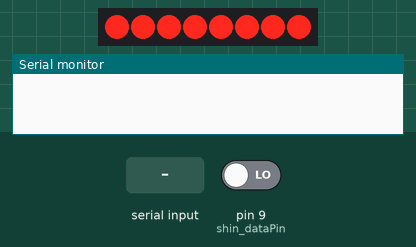
This sketch was run on a simulated Arduino Uno, built with avr-gcc and run on an emulated ATmega328P. Shown: 8 shift-register outputs drawn as a row of LEDs (first output left, lit = HIGH), the last lines printed to the serial monitor. Wiring (inferred from the names in the program): shift register (74HC595): data pin 10; shift clock pin 7. Wiring (inferred from the signals the program sends): row of LEDs: on Q0, Q1, Q2, Q3, Q4, Q5, Q6, Q7. The inputs (shaded band) are chosen by the test bench; at power-on: pin 9 (shin_dataPin) LOW.

Above: at 1.2 s.
1.3 s: "1\n" received over Serial
2.8 s: byte 113 ('q') received over Serial
At 2.96 s:
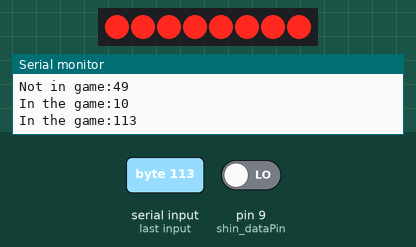
5.8 s: "30,150\n" received over Serial
7.3 s: pin 9 (shin_dataPin) driven HIGH
At 8.4 s:
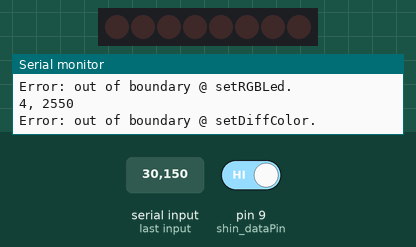
8.8 s: "q90\n" received over Serial
At 9.46 s:
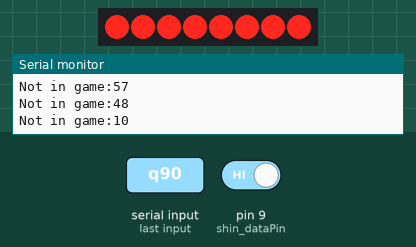
Timing chart, 0 to 12.5 s (numbered marks = the images above; inputs shaded):
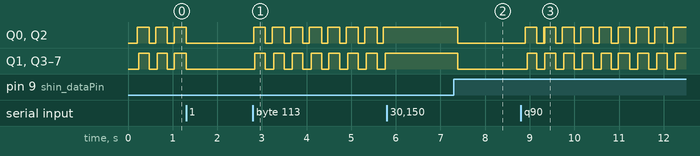

Measured:
- after the input at 2.8 s, Q0, Q2: alternates HIGH for 0.27 s and LOW for 0.14 s, starting at once; Q1, Q3–7: alternates HIGH for 0.24 s and LOW for 0.18 s, starting at once
- after the input at 7.3 s, Q0–7: HIGH → LOW after 0.09 s
- after the input at 8.8 s, Q0, Q2: goes HIGH 0.26 s, LOW 0.15 s, HIGH 0.01 s, LOW 0.02 s, 7 × (HIGH 0.24 s, LOW 0.15 s), then HIGH, starting after 0.10 s; Q1, Q3–7: alternates HIGH for 0.24 s and LOW for 0.18 s, starting after 0.14 s

The sketch:

Lilypads.ino
```cpp
//**************************************************************//
//  Name    : LilyPads Control                                  //
//  Author  : Ziaki Wen                                         //
//  Date    : 14th, Jan. 2014                                   //
//  Version : 1.2                                               //
//  Notes   : Codes for switching on & off LEDs and             //
//          : listening to pushbuttons at the same time      	//
//          :                                                   //
//****************************************************************

//define where your pins are
const int clockPin = 7;
const int shin_latchPin = 8;
const int shin_dataPin = 9;
const int shot_dataPin = 10;

const unsigned long flip_time = 200UL;  //stay for 0.2 sec
const unsigned long lasts_time = 5000UL;  //stay for 5 sec

#define nLilies 4        //Number of Lilypads
#define SHOT_LEN 18 * nLilies  // Length of configuration array
#define nLeds 3          // Number of leds per lilypad !!! Using the RGB led, needs 3 pins per led
#define DOWN HIGH      // The button is pressed down
#define UP LOW         // The button is leased
#define BRIGHT 0x05
uint8_t ledBar[SHOT_LEN]; // Array representing LED PWM xlevels (byte size)
byte switchVar1 = 72;  //hold the data for shift register; 01001000 for debug
int input = -1;  //Input from monitor; -1 for debug

boolean stop_flash = true;  //To control flashing pad
unsigned long flash_timers[nLilies];  //timers to control the flashing

unsigned long lasts_timers[nLilies];  //How long should the lilypad keeps lighting
unsigned long react_timers[nLilies];  //Use for calculating reaction time

void setup() {
  //start serial
  Serial.begin(115200);

  //define pin modes
  pinMode(shin_latchPin, OUTPUT);
  pinMode(clockPin, OUTPUT);
  pinMode(shot_dataPin, OUTPUT);
  pinMode(shin_dataPin, INPUT);

  //Initialize timers
  for(int i = 0; i < nLilies; i++){
    react_timers[i] = millis();
    flash_timers[i] = millis();
    lasts_timers[i] = millis();
  }

  // Initialize WS2803 - Clock needs to be low at least 600us to prepare itself.
  digitalWrite(clockPin, LOW);
  delayMicroseconds(600);

  // set the light to twinkle
  stop_flash = false;

}

void loop() {
  if(!stop_flash){
     if (Serial.available() > 0){
        input = Serial.read();
        Serial.print("Not in game:");
        Serial.print(input);
        Serial.print('\n');
      if(input == '1'){
        stop_flash = true;
        for(int i = 0; i < nLilies; i++){
          setSameColor(i,0x00,0x00,0x00);
        }
      }
    }
    for(int i = 0; i < nLilies; i++){
      setPadFlash(i);
    }
    loadWS2803();
  }

  if(stop_flash){
      if (Serial.available() > 0){
        input = Serial.read();
        Serial.print("In the game:");
        Serial.print(input);
        Serial.print('\n');
      if(input >= '0' && input <= '4'){
        input = input - '0';
        setDiffColor(input,BRIGHT,BRIGHT,BRIGHT);
        lasts_timers[input] = react_timers[input] = millis();
        loadWS2803();
      }else if(input == 'q'){
        // Quit the game mode
        stop_flash = false;
      }
    }
    //Check if Lilypads are expired
    for(int i = 0; i < nLilies; i++){
      if(isLightOn(i) && millis() - lasts_timers[i] > lasts_time){
        setSameColor(i,0x00,0x00,0x00);  //Turn it off
      }
    }
    //Pulse the latch pin:
    //set it to 1 to collect parallel data
    digitalWrite(shin_latchPin,1);
    //set it to 1 to collect parallel data, wait
    delayMicroseconds(20);

    //set it to 0 to transmit data serially
    digitalWrite(shin_latchPin,0);

    //collect each shift register into a byte
    switchVar1 = shiftIn(shin_dataPin, clockPin);

    //This for-loop steps through the byte
    //bit by bit which holds the shift register data
    //and if it was high (1) then it prints
    //the corresponding location in the array
    for (int i = 0; i <= 7; i++){
      if (switchVar1 & (1 << i) ){
          if(isLightOn(i)){
            //Do sth to the No.i led
            Serial.print(i);
            Serial.print(", ");
            Serial.print(millis() - react_timers[i]);
            Serial.print("\n");
            setSameColor(i,0x00,0x00,0x00);
         }
      }
    }
    loadWS2803();

  }

}

//------------------------------------------------end main loop

//----------------------------------- Specialized LED functions
///// Assume that each lilypad has three rgb leds, also when one light on the pad is on then all are on.
///// isLightOn Function
boolean isLightOn(int pos_pad){
  return getRGBRed(pos_pad,0) != 0x00 || getRGBGreen(pos_pad,0) != 0x00 || getRGBBlue(pos_pad,0) != 0x00;
}

///// setPadFlash Function
///// set the corresponding pad to twinkle
///// depends on a global boolean: STOPFLASH;
void setPadFlash(int pos_pad){
  if(pos_pad < nLilies && stop_flash == false){
    if(millis() - flash_timers[pos_pad] > flip_time){
      if(isLightOn(pos_pad)){
        // the pad is on, switch it off
        setSameColor(pos_pad,0x00, 0x00, 0x00);
      }else{
        setSameColor(pos_pad, BRIGHT,BRIGHT, BRIGHT);
      }
      flash_timers[pos_pad] = millis();
    }
  }
}

///// setSameColor Function
///// Lit all leds on the same pad with same coour scheme
///// Parameters only to control the brightness
void setSameColor(int pos_pad, byte red, byte green, byte blue){
  if(pos_pad < nLilies){
    for(int i = 0; i < nLeds; i++){
      setRGBLed(pos_pad,i,red,green,blue);
    }
  }else{
    for(int i = 0; i < nLeds; i++){
      Serial.println("Error: out of boundary @ setDiffColor.");
      setRGBLed(pos_pad,i,0x00,0x00,0x00);
    }
  }
}

///// setDiffColor Function
///// Light 1st with red, 2nd with green and the last with blue colours
///// Parameters only to control the brightness
void setDiffColor(int pos_pad, byte red, byte green, byte blue){
  if(pos_pad < nLilies){
    setRGBLed(pos_pad,0,red,0x00,0x00);
    setRGBLed(pos_pad,1,0x00,green,0x00);
    setRGBLed(pos_pad,2,0x00,0x00,blue);
  }else{
    for(int i = 0; i < nLeds; i++){
      Serial.println("Error: out of boundary @ setDiffColor.");
      setRGBLed(pos_pad,i,0x00,0x00,0x00);
    }
  }
}

//----------------------------------- general LED functions
///// Return LED colour information
byte getRGBRed(int pos_pad, int pos_led){
  if(pos_pad >= nLilies && pos_led >= nLeds){
    Serial.println("Error: out of boundary @ getRGBRed.");
    return 0x00;
  }
  return ledBar[pos_pad * 18 + pos_led * 3];
}

byte getRGBGreen(int pos_pad, int pos_led){
  if(pos_pad >= nLilies && pos_led >= nLeds){
    Serial.println("Error: out of boundary @ getRGBGreen.");
    return 0x00;
  }
  return ledBar[pos_pad * 18 + pos_led * 3 + 1];
}

byte getRGBBlue(int pos_pad, int pos_led){
  if(pos_pad >= nLilies && pos_led >= nLeds){
    Serial.println("Error: out of boundary @ getRGBBlue.");
    return 0x00;
  }
  return ledBar[pos_pad * 18 + pos_led * 3 + 2];
}

///// setRGBLed function
///// Set the Colour & Brightness of an RGB led
///// !!! It depends to ledBar[] array
void setRGBLed(int pos_pad, int pos_led, byte red, byte green, byte blue){
  if(pos_pad < nLilies && pos_led < nLeds){
    int pos_bar = pos_pad * 18 + pos_led * 3;
    ledBar[pos_bar++] = red;
    ledBar[pos_bar++] = green;
    ledBar[pos_bar++] = blue;
  }else{
    Serial.println("Error: out of boundary @ setRGBLed.");
  }
}

////// ----------------------------------------load shiftout function
///// By calling this function, you can override the shiftout with
///// the latest digits in ledBar
void loadWS2803(){
    for (int wsOut = 0; wsOut < SHOT_LEN; wsOut++){
      shiftOut(shot_dataPin, clockPin, MSBFIRST, ledBar[wsOut]);
    }
    delayMicroseconds(600);
}

////// ----------------------------------------shiftIn function
///// just needs the location of the data pin and the clock pin
///// it returns a byte with each bit in the byte corresponding
///// to a pin on the shift register. leftBit 7 = Pin 7 / Bit 0= Pin 0
byte shiftIn(int myDataPin, int myClockPin) {
  int i;
  int temp = 0;
  int pinState;
  byte myDataIn = 0;

  pinMode(myClockPin, OUTPUT);
  pinMode(myDataPin, INPUT);
//we will be holding the clock pin high 8 times (0,..,7) at the
//end of each time through the for loop

//at the begining of each loop when we set the clock low, it will
//be doing the necessary low to high drop to cause the shift
//register's DataPin to change state based on the value
//of the next bit in its serial information flow.
//The register transmits the information about the pins from pin 7 to pin 0
//so that is why our function counts down
  for (i=7; i>=0; i--)
  {
    digitalWrite(myClockPin, 0);
    delayMicroseconds(0.2);
    temp = digitalRead(myDataPin);
    if (temp) {
      pinState = 1;
      //set the bit to 0 no matter what
      myDataIn = myDataIn | (1 << i);
    }
    else {
      //turn it off -- only necessary for debuging
     //print statement since myDataIn starts as 0
      pinState = 0;
    }

    //Debuging print statements
    //Serial.print(pinState);
    //Serial.print("     ");
    //Serial.println (dataIn, BIN);

    digitalWrite(myClockPin, 1);

  }
  //debuging print statements whitespace
  //Serial.println();
  //Serial.println(myDataIn, BIN);
  return myDataIn;
}
```
